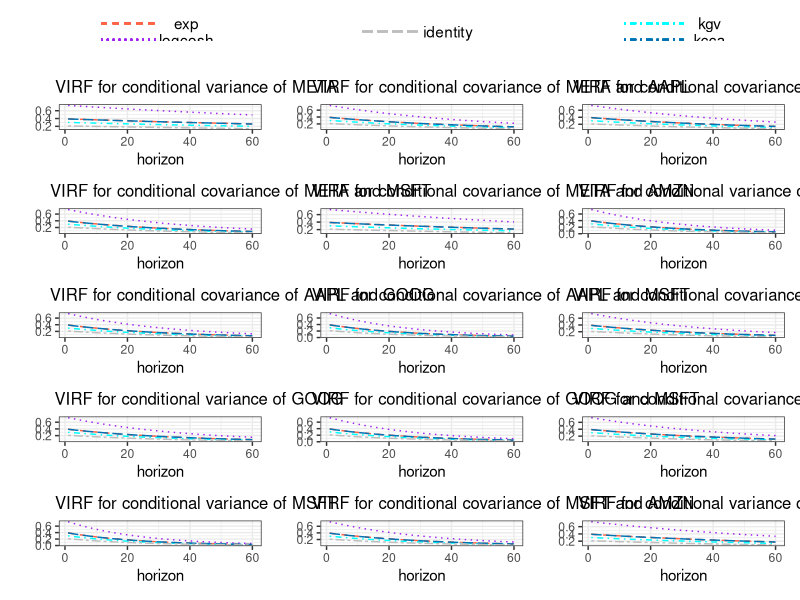
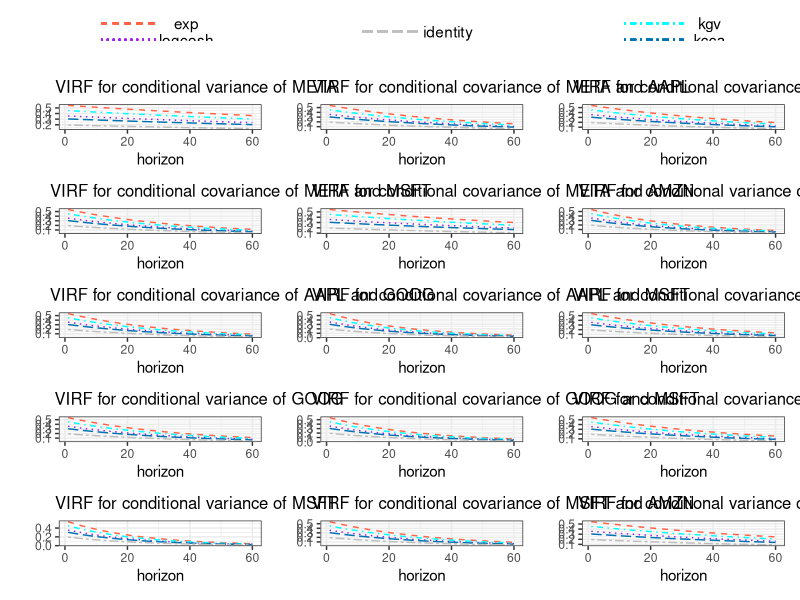

Reproduce these figures in R, in order.
## ---- chunk 1
knitr::opts_chunk$set(echo = FALSE, cache = FALSE, comment = "", include = TRUE, warning = FALSE, message = FALSE, fig.align="center")

setwd("E:/DOCUMENTS/CIVILE/BELGIQUE/MASTER_UCL/LSBA_2021/DATS2M/DATA_SCIENCE/BLOC_2_Bis/LDATS2840_MEMOIRE_DATA_SCIENCE/PROGRAMMING/R_thesis/plotting")

require(knitr)
require(ggplot2)
require(patchwork)
## ---- chunk 2

mydata_virf <- read.csv("mydata_virf.csv", row.names = 1)

thedata <- read.csv("thedata.csv", row.names = 1)

thedataAAPL <- read.csv("thedataAAPL.csv", row.names = 1)

thedataAMZN <- read.csv("thedataAMZN.csv", row.names = 1)

thedataGOOG <- read.csv("thedataGOOG.csv", row.names = 1)

thedataMSFT <- read.csv("thedataMSFT.csv", row.names = 1)


mycolnames <- c("VIRF for conditional variance of META", 
                "VIRF for conditional covariance of META and AAPL",
                "VIRF for conditional covariance of META and GOOG",
                "VIRF for conditional covariance of META and MSFT",
                "VIRF for conditional covariance of META and AMZN",
                "VIRF for conditional variance of AAPL",
                "VIRF for conditional covariance of AAPL and GOOG",
                "VIRF for conditional covariance of AAPL and MSFT",
                "VIRF for conditional covariance of AAPL and AMZN",
                "VIRF for conditional variance of GOOG", 
                "VIRF for conditional covariance of GOOG and MSFT",
                "VIRF for conditional covariance of GOOG and AMZN",
                "VIRF for conditional variance of MSFT",
                "VIRF for conditional covariance of MSFT and AMZN",
                "VIRF for conditional variance of AMZN" )
the_names <- colnames(mydata_virf)


myfunction_virf <- function(data = thedataAAPL, 
                            y_name = "META", 
                            titre = "VIRF for conditional variance of META" ){
  
  y <- c(paste0(y_name, "_exp"), paste0(y_name, "_logcosh"), 
         paste0(y_name, "_kgv"), paste0(y_name, "_kcca"), 
         paste0(y_name, "_identity"))
  
  l1 <- ggplot(data, aes(x = .data[["horizon"]]))+
    geom_line(aes(y = .data[[y[1]]]), colour = "tomato", linetype = 2)+
    geom_line(aes(y = .data[[y[2]]]), colour = "purple", linetype = 3)+
    geom_line(aes(y = .data[[y[3]]]), colour = "cyan", linetype = 4)+
    geom_line(aes(y = .data[[y[4]]]), colour = "#0072B2", linetype = 5)+
    geom_line(aes(y = .data[[y[5]]]), colour = "grey", linetype = 6)+
    labs(title = titre,  y = "", x = "horizon")+
    theme_bw()+
    theme(plot.title = element_text(size = 12, hjust = 0.05))


  l1
  
}

a1 <- myfunction_virf(data = thedataAAPL, y=the_names[1], titre = mycolnames[1])

a2 <- myfunction_virf(data = thedataAAPL, y=the_names[2], titre = mycolnames[2])

a3 <- myfunction_virf(data = thedataAAPL, y=the_names[3], titre = mycolnames[3])

a4 <- myfunction_virf(data = thedataAAPL, y=the_names[4], titre = mycolnames[4])

a5 <- myfunction_virf(data = thedataAAPL, y=the_names[5], titre = mycolnames[5])

a6 <- myfunction_virf(data = thedataAAPL, y=the_names[6], titre = mycolnames[6])

a7 <- myfunction_virf(data = thedataAAPL, y=the_names[7], titre = mycolnames[7])

a8 <- myfunction_virf(data = thedataAAPL, y=the_names[8], titre = mycolnames[8])

a9 <- myfunction_virf(data = thedataAAPL, y=the_names[9], titre = mycolnames[9])

a10 <- myfunction_virf(data = thedataAAPL, y=the_names[10], titre = mycolnames[10])

a11 <- myfunction_virf(data = thedataAAPL, y=the_names[11], titre = mycolnames[11])

a12 <- myfunction_virf(data = thedataAAPL, y=the_names[12], titre = mycolnames[12])

a13 <- myfunction_virf(data = thedataAAPL, y=the_names[13], titre = mycolnames[13])

a14 <- myfunction_virf(data = thedataAAPL, y=the_names[14], titre = mycolnames[14])

a15 <- myfunction_virf(data = thedataAAPL, y=the_names[15], titre = mycolnames[15])



 m1 <- ggplot(thedata, aes(x = "horizon"))+
    geom_segment(x = 0.25, xend = 0.7, y =0.07 , yend =0.07, colour = "tomato", linetype = 2)+
  annotate("text", label = "exp", x = 0.9, y = 0.07)+
    geom_segment(x = 0.25, xend = 0.7, y =0.00 , yend =0, colour = "purple", linetype = 3)+
  annotate("text", label = "logcosh", x = 0.9, y = 0.0)+      
      theme_minimal()+
 xlim(c(0,1.4))+
  ylim(c(0, 0.1))+
  labs(x = "", y = "")+
  theme(axis.text = element_blank(),
        panel.border = element_blank(),
        axis.ticks = element_blank(),
        panel.grid.major.y = element_blank(),
        panel.grid.minor.y = element_blank(),
        panel.grid.major.x = element_blank(),
        panel.grid.minor.x = element_blank())


le <- ggplot(thedata, aes(x = "horizon"))+
    
  theme_minimal()+
    
      geom_segment(x = 0.25, xend = 0.7, y =0.035 , yend =0.035, colour = "grey", linetype = 5)+
  annotate("text", label = "identity", x = 0.9, y = 0.035)+
 xlim(c(0,1.4))+
  ylim(c(0, 0.1))+
  labs(x = "", y = "")+
  theme(axis.text = element_blank(),
        panel.border = element_blank(),
        axis.ticks = element_blank(),
        panel.grid.major.y = element_blank(),
        panel.grid.minor.y = element_blank(),
        panel.grid.major.x = element_blank(),
        panel.grid.minor.x = element_blank())


m2 <- ggplot(thedata, aes(x = "horizon"))+
    
  geom_segment(x = 0.25, xend = 0.7, y =0.07 , yend =0.07, colour = "cyan", linetype = 4)+
  annotate("text", label = "kgv", x = 0.9, y = 0.07)+
  theme_minimal()+
    geom_segment(x = 0.25, xend = 0.7, y =0.00 , yend =0, colour = "#0072B2", linetype = 4)+
  annotate("text", label = "kcca", x = 0.9, y = 0.0)+
 xlim(c(0,1.4))+
  ylim(c(0, 0.1))+
  labs(x = "", y = "")+
  theme(axis.text = element_blank(),
        panel.border = element_blank(),
        axis.ticks = element_blank(),
        panel.grid.major.y = element_blank(),
        panel.grid.minor.y = element_blank(),
        panel.grid.major.x = element_blank(),
        panel.grid.minor.x = element_blank())


  m1 + le + m2 + a1 + a2 + a3 + a4 + a5 + a6 + a7 + a8 + a9 + a10 + a11 + a12 + a13 + a14 + a15 + plot_layout(nrow = 6, ncol = 3)



## ---- chunk 3
thedataAAPL_negative <- read.csv("thedataAAPL_negative.csv", row.names = 1)

l11 <- myfunction_virf(data = thedataAAPL_negative, y=the_names[1], titre = mycolnames[1])

l12 <- myfunction_virf(data = thedataAAPL_negative, y=the_names[2], titre = mycolnames[2])

l13 <- myfunction_virf(data = thedataAAPL_negative, y=the_names[3], titre = mycolnames[3])

l14 <- myfunction_virf(data = thedataAAPL_negative, y=the_names[4], titre = mycolnames[4])

l15 <- myfunction_virf(data = thedataAAPL_negative, y=the_names[5], titre = mycolnames[5])

l16 <- myfunction_virf(data = thedataAAPL_negative, y=the_names[6], titre = mycolnames[6])

l17 <- myfunction_virf(data = thedataAAPL_negative, y=the_names[7], titre = mycolnames[7])

l18 <- myfunction_virf(data = thedataAAPL_negative, y=the_names[8], titre = mycolnames[8])

l19 <- myfunction_virf(data = thedataAAPL_negative, y=the_names[9], titre = mycolnames[9])

l110 <- myfunction_virf(data = thedataAAPL_negative, y=the_names[10], titre = mycolnames[10])

l111 <- myfunction_virf(data = thedataAAPL_negative, y=the_names[11], titre = mycolnames[11])

l112 <- myfunction_virf(data = thedataAAPL_negative, y=the_names[12], titre = mycolnames[12])

l113 <- myfunction_virf(data = thedataAAPL_negative, y=the_names[13], titre = mycolnames[13])

l114 <- myfunction_virf(data = thedataAAPL_negative, y=the_names[14], titre = mycolnames[14])

l115 <- myfunction_virf(data = thedataAAPL_negative, y=the_names[15], titre = mycolnames[15])

m1 + le + m2 + l11 + l12 + l13 + l14 + l15 + l16 + l17 + l18 + l19 + l110 + l111 + l112 + l113 + l114 + l115 + plot_layout(nrow = 6, ncol = 3) 
